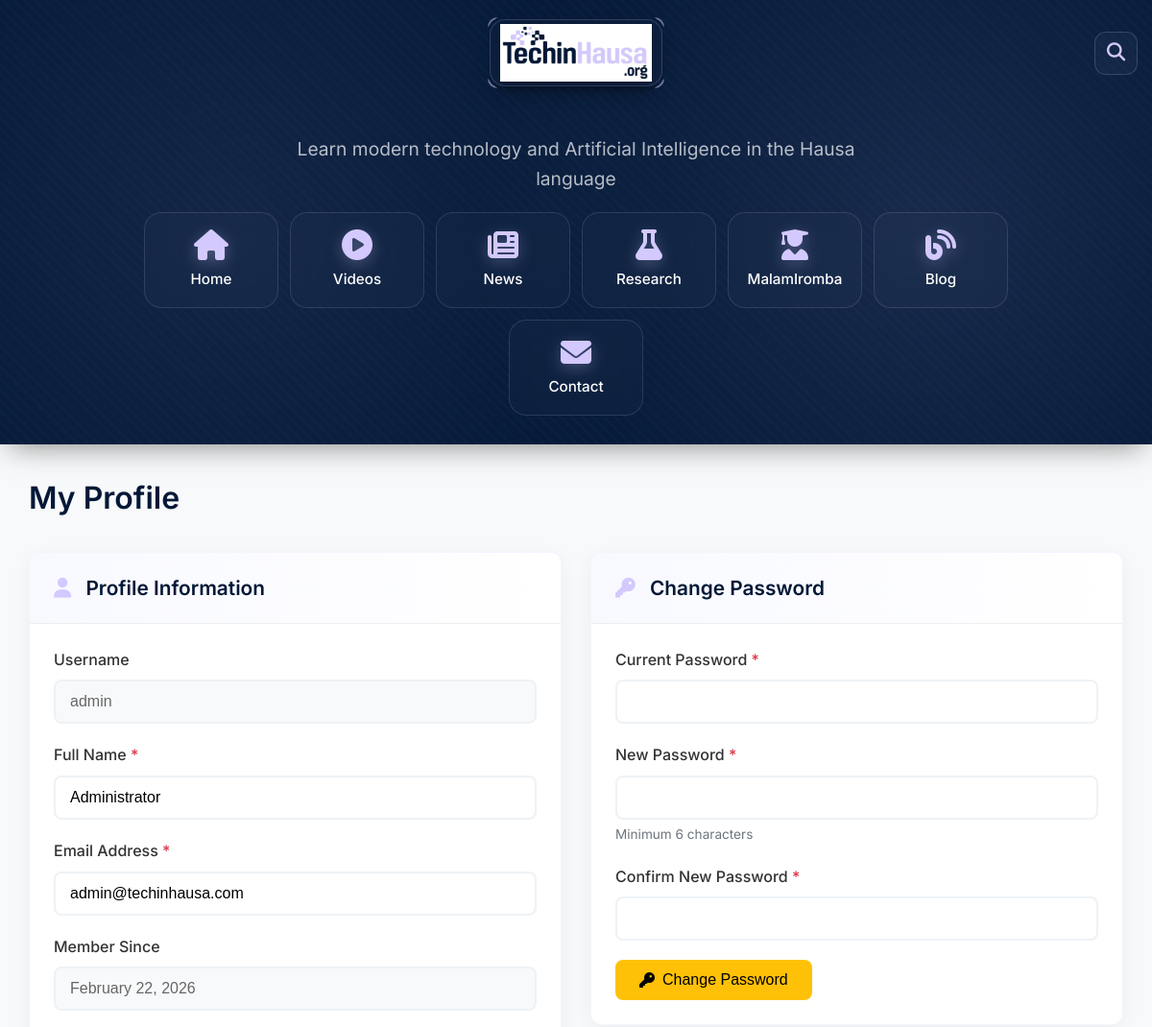
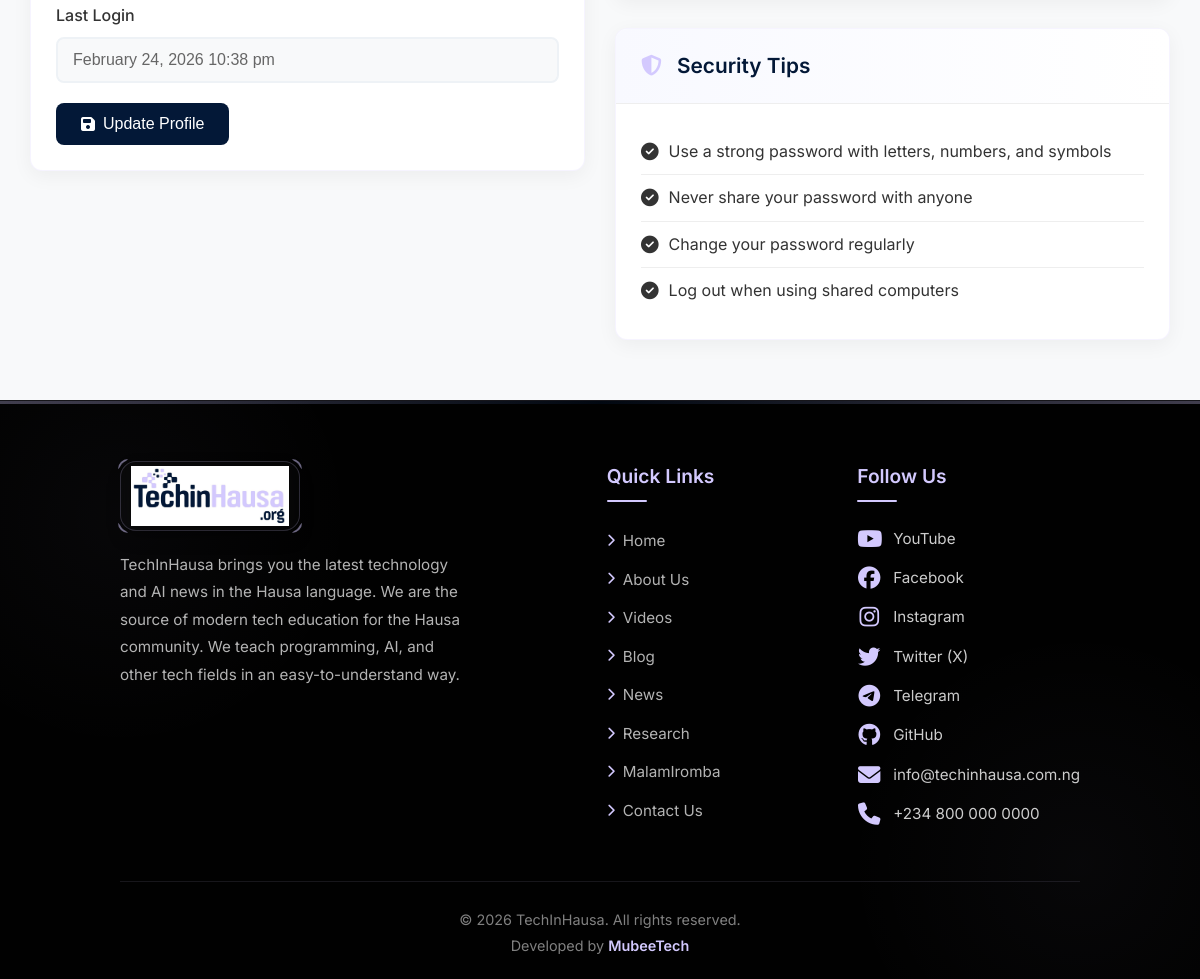
Screenshot of /admin/profile.php (signed in) with the database file from the repository (2 pictures, top to bottom).
### tables this page shows
CREATE TABLE `users` (
  `id` int(11) NOT NULL,
  `username` varchar(50) NOT NULL,
  `password_hash` varchar(255) NOT NULL,
  `email` varchar(100) NOT NULL,
  `full_name` varchar(100) DEFAULT NULL,
  `role` enum('admin','editor') DEFAULT 'editor',
  `last_login` datetime DEFAULT NULL,
  `created_at` timestamp NOT NULL DEFAULT current_timestamp()
);

### includes/auth.php (called while the page is built, shortened)
<?php
function isLoggedIn() {
    return isset($_SESSION['admin_logged_in']) && $_SESSION['admin_logged_in'] === true;
}
function getCurrentUser() {
    return [
        'id' => $_SESSION['admin_user_id'] ?? null,
        'username' => $_SESSION['admin_username'] ?? null,
        'name' => $_SESSION['admin_name'] ?? null,
        'role' => $_SESSION['admin_role'] ?? null
    ];
}
?>

### admin/profile.php (the view, shortened to what this page needs)
<?php
require_once __DIR__ . "/../includes/auth.php";
$current_user = getCurrentUser();
$user_id = (int)$current_user['id'];
$query = "SELECT username, full_name, email, created_at, last_login FROM users WHERE id = $user_id";
$result = mysqli_query($conn, $query);
$user = mysqli_fetch_assoc($result);
?>
<?php include __DIR__ . "/../partials/header.php"; ?>
<div class="admin-wrapper">
    <main class="admin-content">
        <div class="container-fluid">
            <h1 class="admin-title">My Profile</h1>
            <div class="row">
                <div class="col-md-6">
                    <div class="card">
                        <div class="card-header">
                            <h3><i class="fas fa-user"></i> Profile Information</h3>
                        </div>
                        <div class="card-body">
                            <form method="POST" onsubmit="return validateProfileForm()">
                                <div class="form-group">
                                    <label>Username</label>
                                    <input type="text" class="form-control" value="<?php echo htmlspecialchars($user['username']); ?>" readonly disabled>
                                </div>
                                <div class="form-group">
                                    <label>Full Name <span class="text-danger">*</span></label>
                                    <input type="text" name="full_name" class="form-control" value="<?php echo htmlspecialchars($user['full_name']); ?>" required>
                                </div>
                                <div class="form-group">
                                    <label>Email Address <span class="text-danger">*</span></label>
                                    <input type="email" name="email" class="form-control" value="<?php echo htmlspecialchars($user['email']); ?>" required>
                                </div>
                                <div class="form-group">
                                    <label>Member Since</label>
                                    <input type="text" class="form-control" value="<?php echo $user['created_at'] ? date('F j, Y', strtotime($user['created_at'])) : 'N/A'; ?>" readonly disabled>
                                </div>
                                <div class="form-group">
                                    <label>Last Login</label>
                                    <input type="text" class="form-control" value="<?php echo $user['last_login'] ? date('F j, Y g:i a', strtotime($user['last_login'])) : 'Never'; ?>" readonly disabled>
                                </div>
                                <button type="submit" name="update_profile" class="btn btn-primary">
                                    <i class="fas fa-save"></i> Update Profile
                                </button>
                            </form>
                        </div>
                    </div>
                </div>
                <div class="col-md-6">
                    <div class="card">
                        <div class="card-header">
                            <h3><i class="fas fa-key"></i> Change Password</h3>
                        </div>
                        <div class="card-body">
                            <form method="POST" onsubmit="return validatePasswordForm()">
                                <div class="form-group">
                                    <label>Current Password <span class="text-danger">*</span></label>
                                    <input type="password" name="current_password" id="current_password" class="form-control" required>
                                </div>
                                <div class="form-group">
                                    <label>New Password <span class="text-danger">*</span></label>
                                    <input type="password" name="new_password" id="new_password" class="form-control" required>
                                    <small class="text-muted">Minimum 6 characters</small>
                                </div>
                                <div class="form-group">
                                    <label>Confirm New Password <span class="text-danger">*</span></label>
                                    <input type="password" name="confirm_password" id="confirm_password" class="form-control" required>
                                </div>
                                <button type="submit" name="change_password" class="btn btn-warning">
                                    <i class="fas fa-key"></i> Change Password
                                </button>
                            </form>
                        </div>
                    </div>
                    <div class="card mt-3">
                        <div class="card-header">
                            <h3><i class="fas fa-shield-alt"></i> Security Tips</h3>
                        </div>
                        <div class="card-body">
                            <ul class="security-tips">
                                <li><i class="fas fa-check-circle text-success"></i> Use a strong password with letters, numbers, and symbols</li>
                                <li><i class="fas fa-check-circle text-success"></i> Never share your password with anyone</li>
                                <li><i class="fas fa-check-circle text-success"></i> Change your password regularly</li>
                                <li><i class="fas fa-check-circle text-success"></i> Log out when using shared computers</li>
                            </ul>
                        </div>
                    </div>
                </div>
            </div>
        </div>
    </main>
</div>
<?php include __DIR__ . "/../partials/footer.php"; ?>

### css/style.css (style rules this page uses)
:root { --navy: #031837; --navy-light: #0a2a4a; --navy-dark: #010101; --lavender: #D3C9FE; --lavender-light: #e5defe; --lavender-dark: #b8a9fe; --white: #ffffff; --off-white: #f8f9ff; --gray-light: #f5f5f5; --gray: #666666; --gray-dark: #333333; --soft-bg: #f8f9ff; }
* { margin: 0; padding: 0; box-sizing: border-box; }
body { font-family: 'Inter', 'Poppins', sans-serif; color: var(--gray-dark); background-color: var(--white); line-height: 1.6; }
:root { --navy: #031837; --navy-light: #0a2a4a; --navy-dark: #010101; --lavender: #D3C9FE; --lavender-light: #e5defe; --lavender-dark: #b8a9fe; --white: #ffffff; --gray-light: #f5f5f5; --gray: #666666; }

### partials/header.php (style rules this page uses)
* { margin: 0; padding: 0; box-sizing: border-box; }
body { font-family: 'Inter', sans-serif; background-color: #f5f7fb; }

### admin/profile.php (style rules this page uses)
.admin-wrapper { display: flex; min-height: 100vh; }
.admin-content { flex: 1; padding: 30px; background: #f8f9fa; }
.admin-title { color: #031837; margin-bottom: 30px; font-size: 2rem; font-weight: 600; }
.card { background: white; border-radius: 12px; box-shadow: 0 5px 20px rgba(0,0,0,0.05); margin-bottom: 30px; border: 1px solid rgba(211, 201, 254, 0.2); overflow: hidden; }
.card-header { padding: 20px 25px; border-bottom: 1px solid #eee; background: linear-gradient(to right, #f8f9ff, white); }
.card-header h3 { margin: 0; color: #031837; font-size: 1.3rem; font-weight: 600; }
.card-header h3 i { color: #D3C9FE; margin-right: 10px; }
.card-body { padding: 25px; }
.form-group { margin-bottom: 20px; }
.form-group label { display: block; margin-bottom: 8px; color: #333; font-weight: 500; }
.form-control { width: 100%; padding: 12px 15px; border: 2px solid #eef2f6; border-radius: 8px; font-size: 1rem; transition: all 0.3s; }
.form-control[readonly] { background: #f8f9fa; border-color: #eef2f6; color: #666; cursor: not-allowed; }
.text-danger { color: #dc3545; }
.text-muted { color: #6c757d; font-size: 0.85rem; margin-top: 5px; display: block; }
.btn { padding: 12px 25px; border: none; border-radius: 8px; font-size: 1rem; font-weight: 500; cursor: pointer; transition: all 0.3s; display: inline-flex; align-items: center; gap: 8px; }
.btn-primary { background: #031837; color: white; }
.btn-warning { background: #ffc107; color: #000; }
.security-tips { list-style: none; padding: 0; margin: 0; }
.security-tips li { padding: 10px 0; border-bottom: 1px solid #eee; display: flex; align-items: center; gap: 10px; }
.security-tips li:last-child { border-bottom: none; }
.security-tips i { font-size: 1.1rem; }
.row { display: flex; flex-wrap: wrap; gap: 30px; }
.col-md-6 { flex: 1 1 calc(50% - 15px); min-width: 300px; }

### rows the page displays
users: username "admin", full_name "Administrator", email "admin@techinhausa.com", created_at "February 22, 2026", last_login "February 24, 2026 10:38 pm"
